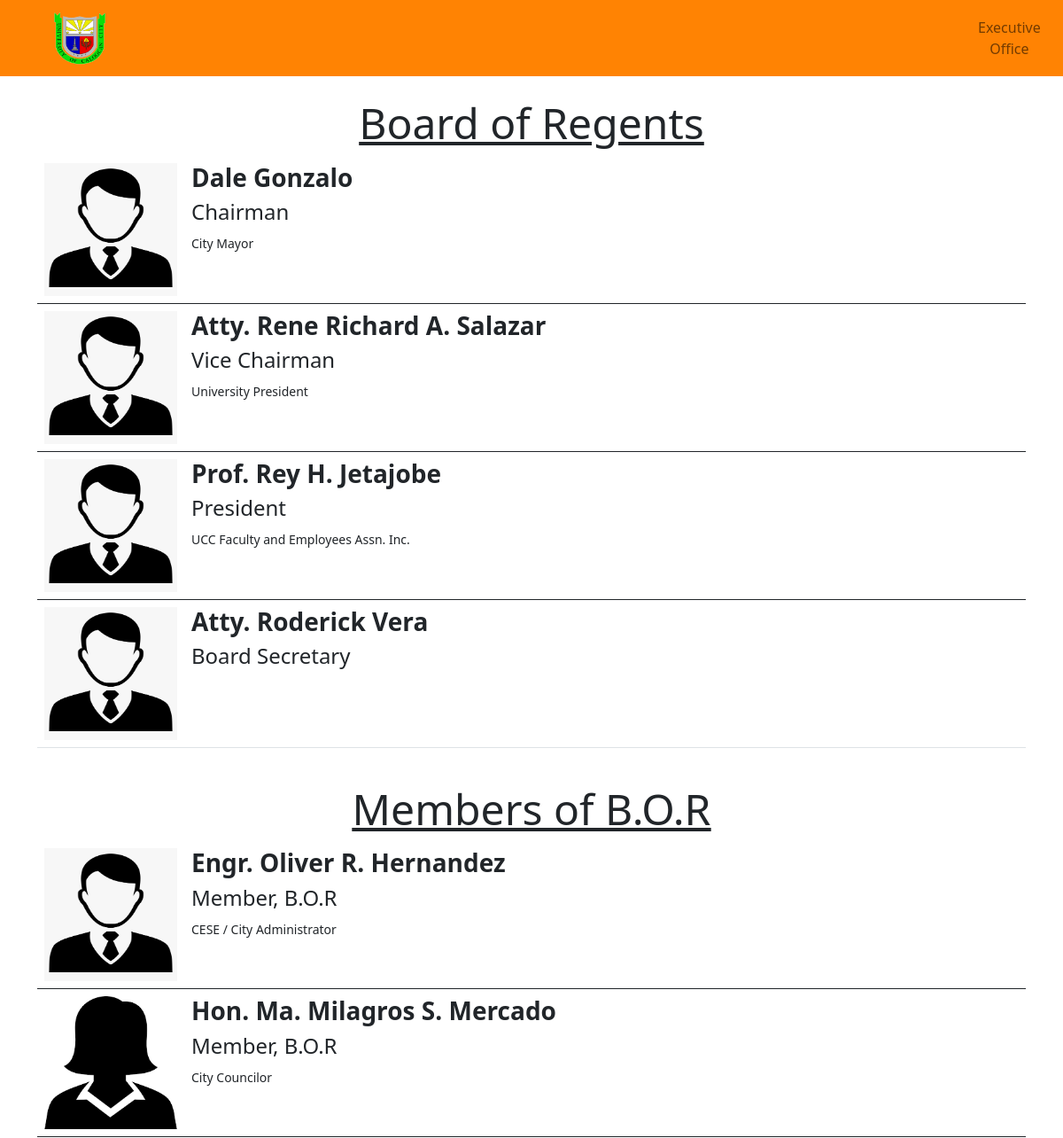
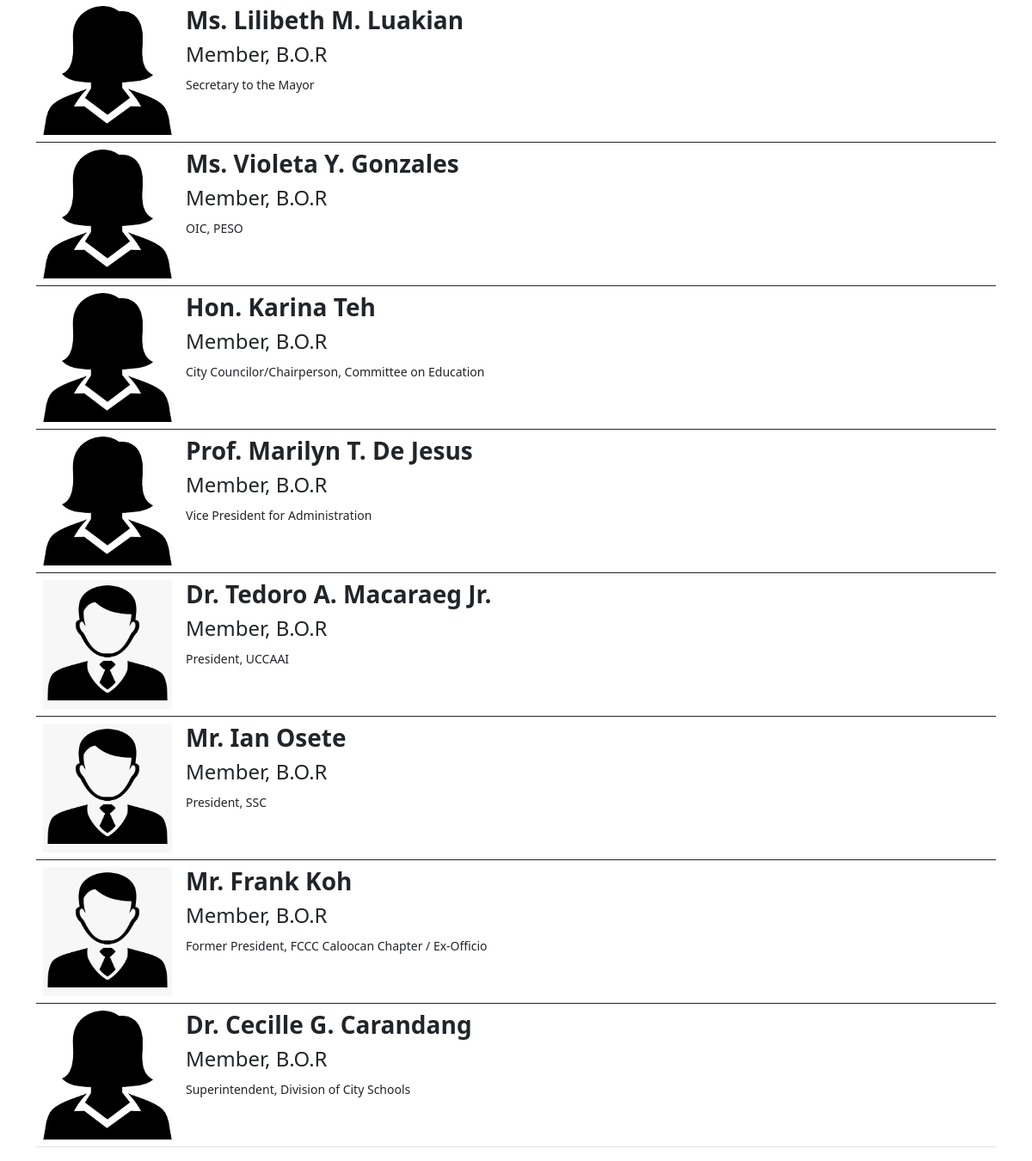
Screenshot of /boardmembers.php with the database file from the repository (2 pictures, top to bottom).
### tables this page shows
CREATE TABLE `uccp_bor_tbl` (
  `id` int(11) NOT NULL COMMENT 'board of regents id',
  `bor_name` varchar(60) NOT NULL COMMENT 'board of regents name',
  `bor_position` varchar(60) NOT NULL COMMENT 'board of regents position',
  `bor_description` text NOT NULL COMMENT 'board of regents description',
  `bor_image` varchar(60) DEFAULT NULL COMMENT 'board of regents image',
  `bor_level` int(11) NOT NULL
);

### boardmembers.php (the view, shortened to what this page needs)
<?php
include 'config.php';
 ?>
<!DOCTYPE html>
<html lang="en" dir="ltr">
<head>
  <link rel="stylesheet" href="styles.css">
  <link href="https://cdn.jsdelivr.net/npm/bootstrap@5.0.2/dist/css/bootstrap.min.css" rel="stylesheet">
  <link rel="stylesheet" href="https://cdn.jsdelivr.net/npm/bootstrap-icons@1.9.1/font/bootstrap-icons.css">
</head>
<body>
  <nav class="navbar navbar-expand-lg navbar-light" style="background-color: #FF8303;">
    <div class="container-fluid">
      <a class="navbar-brand mx-lg-5 mx-m-5 mx-sm-5" href="index.php">
        <img src="UCCLOGO.png" alt="" width="75" height="75">
      </a>
    </div>
        <div class="collapse navbar-collapse" id="navbarSupportedContent">
      <ul class="navbar-nav ms-auto mb-2 mb-lg-0  ">
        <li class="nav-item">
          <a class="nav-link" href="executiveoffice.php">Executive Office</a>
        </li>
      </ul>
    </div>
  </nav>
  <div class="container"><br>
    <u><center><h1 class="display-5">Board of Regents</h1></center>
    <table class="table table-hover">
        <?php
          $query1 = "SELECT * FROM uccp_bor_tbl WHERE bor_level = 1";
          $query_run = mysqli_query($conn, $query1);
          while($higherbor = mysqli_fetch_array($query_run)) {
            $name = $higherbor['bor_name'];
            $position = $higherbor['bor_position'];
            $description = $higherbor['bor_description'];
            $imagebor = $higherbor['bor_image'];
         ?>
         <tbody>
           <td height="150" width="150"><img src="<?php echo 'fixedduplicateadmin/imgbor/' . $imagebor;  ?>" alt="" height="150" width="150"></td>
           <td>
             <label>
               <h3>
                 <strong>
                  <?php echo $name; ?>
                 </strong>
               </h3>
               <h4>
                 <?php echo $position; ?>
               </h4>
               <small>
                 <?php echo $description; ?>
               </small>
             </label>
           </td>
         </tbody>
         <?php
         }
          ?>
    </table>
  </div>
  <div class="container"><br>
    <u><center><h1 class="display-5">Members of B.O.R</h1></center>
    <table class="table table-hover">
        <?php
          $query1 = "SELECT * FROM uccp_bor_tbl WHERE bor_level = 2";
          $query_run = mysqli_query($conn, $query1);
          while($higherbor = mysqli_fetch_array($query_run)) {
            $name = $higherbor['bor_name'];
            $position = $higherbor['bor_position'];
            $description = $higherbor['bor_description'];
            $imagebor = $higherbor['bor_image'];
         ?>
         <tbody>
           <td height="150" width="150"><img src="<?php echo 'fixedduplicateadmin/imgbor/' . $imagebor;  ?>" alt="" height="150" width="150"></td>
           <td>
             <label>
               <h3>
                 <strong>
                  <?php echo $name; ?>
                 </strong>
               </h3>
               <h4>
                 <?php echo $position; ?>
               </h4>
               <small>
                 <?php echo $description; ?>
               </small>
             </label>
           </td>
         </tbody>
         <?php
         }
          ?>
    </table>
  </div>
</body>
</html>

### styles.css (style rules this page uses)
body { background: f1fbff; overflow-x: hidden; }
@media only screen and (min-width: 600px) { .navbar-nav li { text-align: center; } }
@media only screen and (min-width: 600px) { .navbar-brand img { height: 55px; width: 55px; } }
@media only screen and (min-width: 768px) { .navbar-nav li { text-align: center; } }
@media only screen and (min-width: 768px) { .navbar-brand img { height: 55px; width: 55px; } }
@media only screen and (min-width: 992px) { .navbar-nav li { text-align: center; } }
@media only screen and (min-width: 992px) { .navbar-brand img { height: 55px; width: 55px; } }
@media only screen and (min-width: 1200px) { .navbar-nav li { text-align: center; } }
@media only screen and (min-width: 1200px) { .navbar-brand img { height: 60px; width: 60px; } }

### rows the page displays
uccp_bor_tbl: bor_image (picture), bor_name "Dale Gonzalo", bor_position "Chairman", bor_description "City Mayor"
uccp_bor_tbl: bor_image (picture), bor_name "Atty. Rene Richard A. Salazar", bor_position "Vice Chairman", bor_description "University President"
uccp_bor_tbl: bor_image (picture), bor_name "Prof. Rey H. Jetajobe", bor_position "President", bor_description "UCC Faculty and Employees Assn. Inc."
uccp_bor_tbl: bor_image (picture), bor_name "Atty. Roderick Vera", bor_position "Board Secretary"
uccp_bor_tbl: bor_image (picture), bor_name "Engr. Oliver R. Hernandez", bor_position "Member, B.O.R", bor_description "CESE / City Administrator"
uccp_bor_tbl: bor_image (picture), bor_name "Hon. Ma. Milagros S. Mercado", bor_position "Member, B.O.R", bor_description "City Councilor"
uccp_bor_tbl: bor_image (picture), bor_name "Ms. Lilibeth M. Luakian", bor_position "Member, B.O.R", bor_description "Secretary to the Mayor"
uccp_bor_tbl: bor_image (picture), bor_name "Ms. Violeta Y. Gonzales", bor_position "Member, B.O.R", bor_description "OIC, PESO"
uccp_bor_tbl: bor_image (picture), bor_name "Hon. Karina Teh", bor_position "Member, B.O.R", bor_description "City Councilor/Chairperson, Committee on Education"
uccp_bor_tbl: bor_image (picture), bor_name "Prof. Marilyn T. De Jesus", bor_position "Member, B.O.R", bor_description "Vice President for Administration"
uccp_bor_tbl: bor_image (picture), bor_name "Dr. Tedoro A. Macaraeg Jr.", bor_position "Member, B.O.R", bor_description "President, UCCAAI"
uccp_bor_tbl: bor_image (picture), bor_name "Mr. Ian Osete", bor_position "Member, B.O.R", bor_description "President, SSC"
uccp_bor_tbl: bor_image (picture), bor_name "Mr. Frank Koh", bor_position "Member, B.O.R", bor_description "Former President, FCCC Caloocan Chapter / Ex-Officio"
uccp_bor_tbl: bor_image (picture), bor_name "Dr. Cecille G. Carandang", bor_position "Member, B.O.R", bor_description "Superintendent, Division of City Schools"
